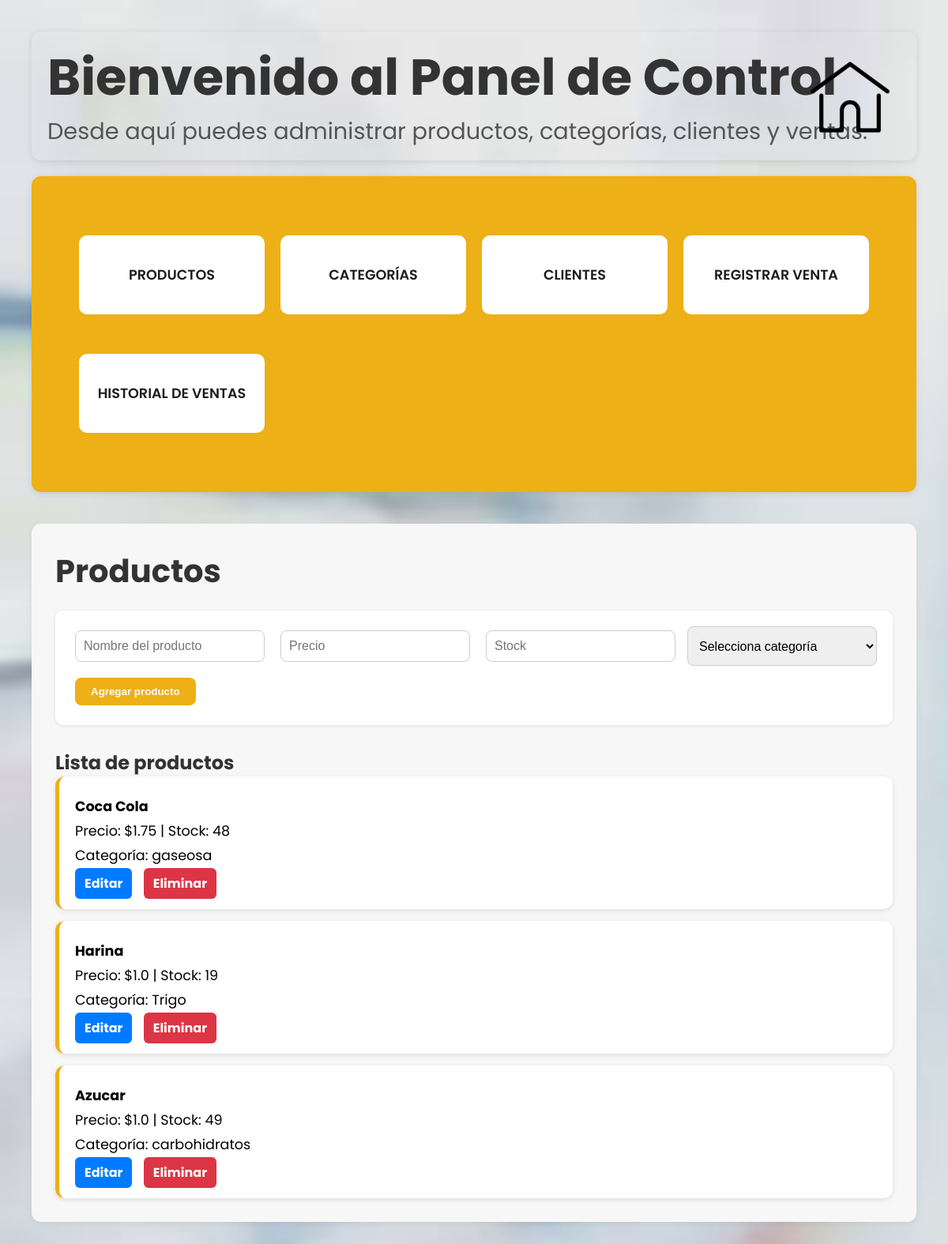
The page /productos on the database its author committed.
### tables this page shows
CREATE TABLE productos (
            id INTEGER PRIMARY KEY AUTOINCREMENT,
            nombre TEXT NOT NULL,
            precio REAL NOT NULL,
            stock INTEGER NOT NULL,
            categoria_id INTEGER,
            FOREIGN KEY (categoria_id) REFERENCES categorias(id)
        );

CREATE TABLE categorias (
            id INTEGER PRIMARY KEY AUTOINCREMENT,
            nombre TEXT NOT NULL
        );

### Proyecto-MC/app.py (the view)
@app.route('/productos')
def productos():
    conn = get_db_connection()
    productos = conn.execute('''
        SELECT productos.*, categorias.nombre AS categoria_nombre
        FROM productos
        LEFT JOIN categorias ON productos.categoria_id = categorias.id
    ''').fetchall()
    categorias = conn.execute('SELECT * FROM categorias').fetchall()
    conn.close()
    return render_template('productos.html', productos=productos, categorias=categorias)

### Proyecto-MC/app.py (called while the page is built)
def get_db_connection():
    conn = sqlite3.connect('database.db')
    conn.row_factory = sqlite3.Row
    return conn

### Proyecto-MC/templates/productos.html (shortened to what this page needs)
{% extends "base.html" %}
{% block content %}
<section class="productos-section">
    <h1 class="titulo-seccion">Productos</h1>
    <form class="formulario-producto" action="/agregar" method="POST">
        <input type="text" name="nombre" placeholder="Nombre del producto" required>
        <input type="number" step="0.01" name="precio" placeholder="Precio" required>
        <input type="number" name="stock" placeholder="Stock" required>
        <select name="categoria_id" required>
            <option value="">Selecciona categoría</option>
        </select>
        <button type="submit" class="btn-agregar">Agregar producto</button>
    </form>
    <h2 class="subtitulo">Lista de productos</h2>
    <div class="lista-productos">
        {% for producto in productos %}
            <div class="tarjeta-producto">
                <p><strong>{{ producto['nombre'] }}</strong></p>
                <p>Precio: ${{ producto['precio'] }} | Stock: {{ producto['stock'] }}</p>
                <p>Categoría: {{ producto['categoria_nombre'] or 'Sin categoría' }}</p>
                <div class="acciones-producto">
                    <a href="{{ url_for('editar_producto', producto_id=producto['id']) }}" class="btn-editar">Editar</a>
                    <a href="{{ url_for('eliminar_producto', producto_id=producto['id']) }}" class="btn-eliminar" onclick="return confirm('¿Estás seguro de eliminar este producto?');">Eliminar</a>
                </div>
            </div>
        {% endfor %}
    </div>
</section>
{% endblock %}

### Proyecto-MC/static/style.css (style rules this page uses)
* { margin: 0; padding: 0; box-sizing: border-box; }
body { font-family: Poppins, Arial, sans-serif; margin: 40px; background-color: #ddd; background-image: url("../static/images/fondo.jpg"); background-size: cover; background-attachment: fixed; }
h1, h2 { color: #333; }
form input, form button { margin: 5px; padding: 8px; }
.productos-section { padding: 30px; background-color: #f7f7f7; border-radius: 12px; box-shadow: 0 2px 8px rgba(0, 0, 0, 0.05); margin-top: 40px; }
.titulo-seccion { font-size: 2.5em; margin-bottom: 20px; color: #333; }
.formulario-producto { display: flex; flex-wrap: wrap; gap: 10px; background: #fff; padding: 20px; border-radius: 10px; margin-bottom: 30px; box-shadow: 0 1px 4px rgba(0, 0, 0, 0.1); }
.formulario-producto input, .formulario-producto select { flex: 1 1 200px; padding: 10px; border: 1px solid #ccc; border-radius: 8px; font-size: 1em; }
.btn-agregar { background-color: #28a745; color: white; border: none; padding: 10px 18px; border-radius: 8px; cursor: pointer; font-weight: bold; }
.lista-productos { display: flex; flex-direction: column; gap: 15px; }
.tarjeta-producto { background-color: white; padding: 20px; border-radius: 12px; box-shadow: 0 2px 6px rgba(0,0,0,0.1); border-left: 5px solid #edb016; }
.tarjeta-producto p { margin: 5px 0; font-size: 1.1em; }
.acciones-producto { margin-top: 10px; }
.btn-editar, .btn-eliminar { text-decoration: none; padding: 8px 12px; border-radius: 6px; font-weight: bold; margin-right: 10px; }
.btn-editar { background-color: #007bff; color: white; }
.btn-eliminar { background-color: #dc3545; color: white; }
.btn-agregar, .btn-principal { padding: 10px 20px; border: none; background-color: #edb016; color: #fff; font-weight: bold; border-radius: 8px; cursor: pointer; transition: background-color 0.3s ease; }

### rows shown on the page
productos: nombre "Coca Cola", precio "1.75", stock "48", nombre "gaseosa"
productos: nombre "Harina", precio "1.0", stock "19", nombre "Trigo"
productos: nombre "Azucar", precio "1.0", stock "49", nombre "carbohidratos"
